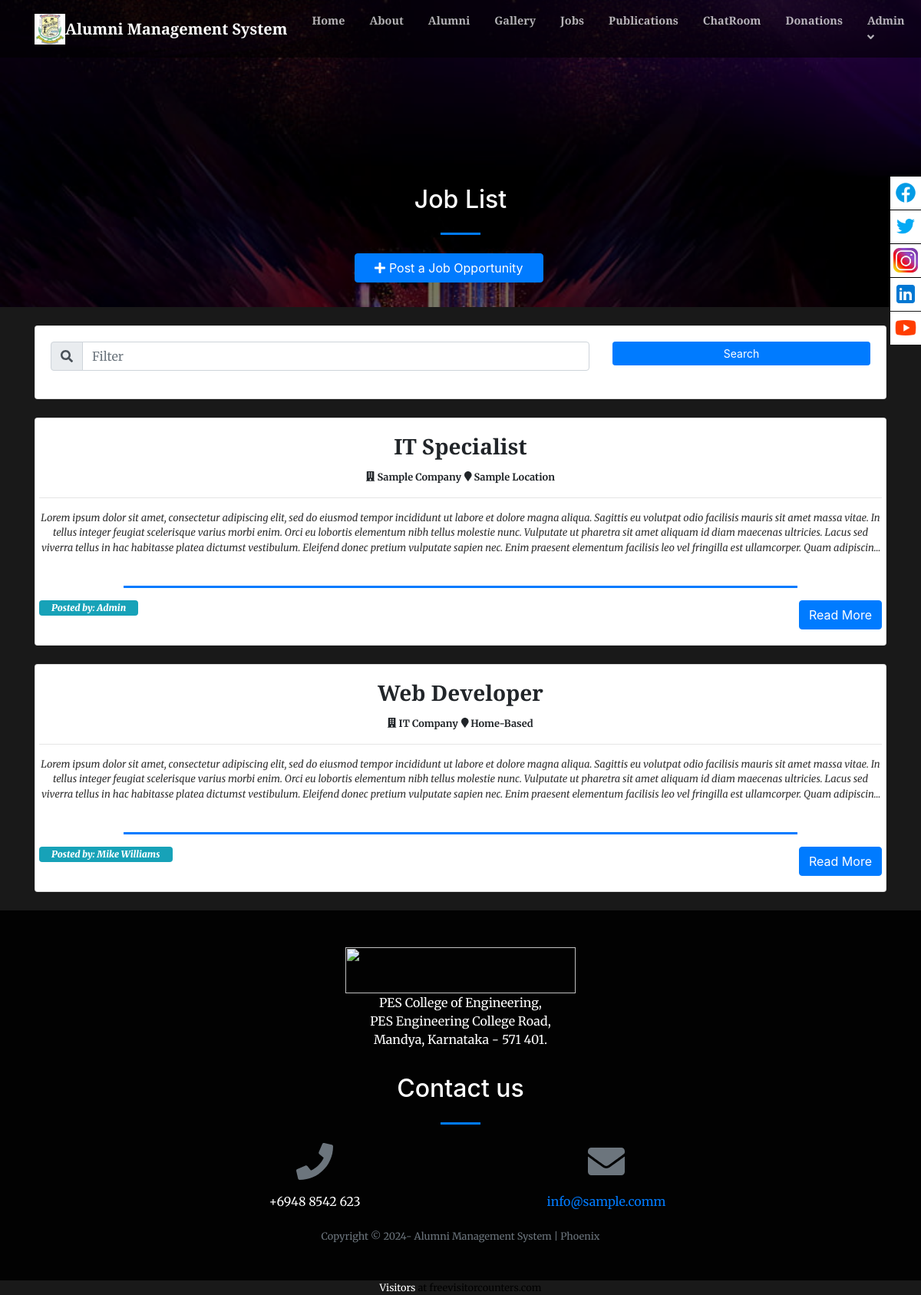
Page /index.php?page=careers (signed in) on the committed database.
### tables this page shows
CREATE TABLE `careers` (
  `id` int(30) NOT NULL,
  `company` varchar(250) NOT NULL,
  `location` text NOT NULL,
  `job_title` text NOT NULL,
  `description` text NOT NULL,
  `user_id` int(30) NOT NULL,
  `date_created` datetime NOT NULL DEFAULT current_timestamp()
);

CREATE TABLE `users` (
  `id` int(30) NOT NULL,
  `name` text NOT NULL,
  `username` varchar(200) NOT NULL,
  `password` text NOT NULL,
  `type` tinyint(1) NOT NULL DEFAULT 3 COMMENT '1=Admin,2=Alumni officer, 3= alumnus',
  `auto_generated_pass` text NOT NULL,
  `alumnus_id` int(30) NOT NULL
);

### careers.php (the view, shortened to what this page needs)
<?php
include 'admin/db_connect.php';
?>
<header class="masthead">
    <div class="container-fluid h-100">
        <div class="row h-100 align-items-center justify-content-center text-center">
            <div class="col-lg-8 align-self-end mb-4 page-title">
                <h2 class="text-white">Job List</h2>
                <hr class="divider my-4" />
            <div class="row col-md-12 mb-2 justify-content-center">
                    <button class="btn btn-primary btn-block col-sm-4" type="button" id="new_career"><i class="fa fa-plus"></i> Post a Job Opportunity</button>
            </div>
            </div>
        </div>
    </div>
</header>
<div class="container mt-3 pt-2">
    <div class="card mb-4">
        <div class="card-body">
            <div class="row">
                <div class="col-md-8">
                    <div class="input-group mb-3">
                      <div class="input-group-prepend">
                        <span class="input-group-text" id="filter-field"><i class="fa fa-search"></i></span>
                      </div>
                      <input type="text" class="form-control" placeholder="Filter" id="filter" aria-label="Filter" aria-describedby="filter-field">
                    </div>
                </div>
                <div class="col-md-4">
                    <button class="btn btn-primary btn-block btn-sm" id="search">Search</button>
                </div>
            </div>
        </div>
    </div>
   <?php
    $event = $conn->query("SELECT c.*,u.name from careers c inner join users u on u.id = c.user_id order by id desc");
    while($row = $event->fetch_assoc()):
        $trans = get_html_translation_table(HTML_ENTITIES,ENT_QUOTES);
        unset($trans["\""], $trans["<"], $trans[">"], $trans["<h2"]);
        $desc = strtr(html_entity_decode($row['description']),$trans);
        $desc=str_replace(array("<li>","</li>"), array("",","), $desc);
    ?>
    <div class="card job-list" data-id="<?php echo $row['id'] ?>">
        <div class="card-body">
            <div class="row  align-items-center justify-content-center text-center h-100">
                <div class="">
                    <h3><b class="filter-txt"><?php echo ucwords($row['job_title']) ?></b></h3>
                    <div>
                    <span class="filter-txt"><small><b><i class="fa fa-building"></i> <?php echo ucwords($row['company']) ?></b></small></span>
                    <span class="filter-txt"><small><b><i class="fa fa-map-marker"></i> <?php echo ucwords($row['location']) ?></b></small></span>
                    </div>
                    <hr>
                    <larger class="truncate filter-txt"><?php echo strip_tags($desc) ?></larger>
                    <br>
                    <hr class="divider"  style="max-width: calc(80%)">
                    <span class="badge badge-info float-left px-3 pt-1 pb-1">
                        <b><i>Posted by: <?php echo $row['name'] ?></i></b>
                    </span>
                    <button class="btn btn-primary float-right read_more" data-id="<?php echo $row['id'] ?>">Read More</button>
                </div>
            </div>
        </div>
    </div>
    <br>
    <?php endwhile; ?>
</div>

### careers.php (style rules this page uses)
header.masthead,header.masthead:before { min-height: 50vh !important; height: 50vh !important }
.masthead { min-height: 23vh !important; height: 23vh !important; }
.masthead:before { min-height: 23vh !important; height: 23vh !important; }

### rows in the picture
careers: job_title "IT Specialist", company "Sample Company", location "Sample Location", description "Lorem ipsum dolor sit amet, consectetur adipiscing elit, sed do eiusmod tempor incididunt ut labore et dolore magna aliqua. Sagittis eu volutpat odio facilisis mauris sit amet massa vitae. In tellus integer feugiat scelerisque varius morbi enim. Orci eu lobortis elementum nibh tellus molestie nunc. Vulputate ut pharetra sit amet aliquam id diam maecenas ultricies. Lacus sed viverra tellus in hac habitasse platea dictumst vestibulum. Eleifend donec pretium vulputate sapien nec. Enim praesent elementum facilisis leo vel fringilla est ullamcorper. Quam…", user.name "Admin"
careers: job_title "Web Developer", company "IT Company", location "Home-Based", description "Lorem ipsum dolor sit amet, consectetur adipiscing elit, sed do eiusmod tempor incididunt ut labore et dolore magna aliqua. Sagittis eu volutpat odio facilisis mauris sit amet massa vitae. In tellus integer feugiat scelerisque varius morbi enim. Orci eu lobortis elementum nibh tellus molestie nunc. Vulputate ut pharetra sit amet aliquam id diam maecenas ultricies. Lacus sed viverra tellus in hac habitasse platea dictumst vestibulum. Eleifend donec pretium vulputate sapien nec. Enim praesent elementum facilisis leo vel fringilla est ullamcorper. Quam…", user.name "Mike Williams"

### other values in the picture
$_SESSION['system']['name'] "Alumni Management System"
$_SESSION['login_name'] "Admin"
$_SESSION['system']['contact'] "+6948 8542 623"
$_SESSION['system']['email'] "info@sample.comm"
